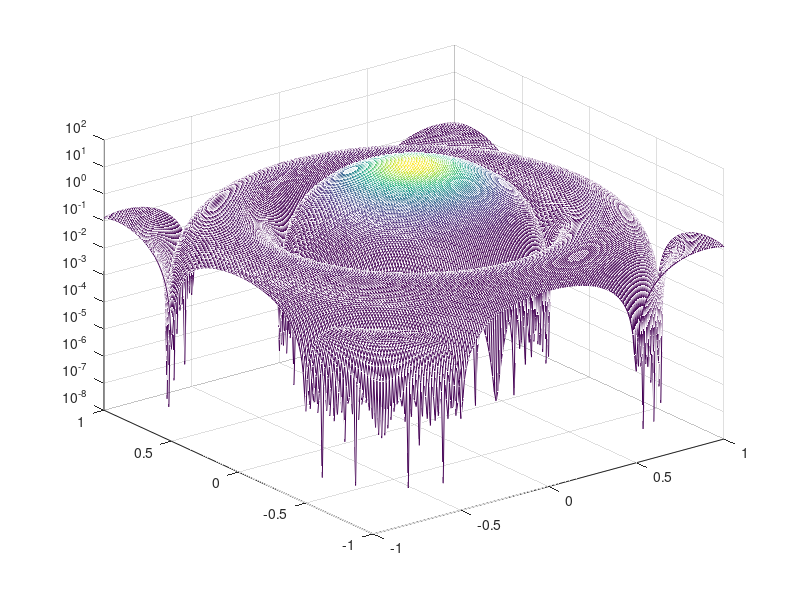

Here is the MATLAB script that generated this plot:
a = 2*pi;
[x,y] = meshgrid(-1:0.01:1, -1:0.01:1);
r = sqrt(x.^2+y.^2);
f = (2*besselj(1,a*r(:))./r(:)).^2;
mesh(x,y,reshape(f,size(x)));
set(gca,'Zscale','Log');